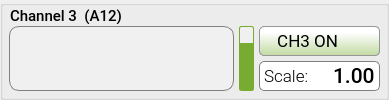
           <widget class="QGroupBox" name="groupBox_ch3">
            <property name="minimumSize">
             <size>
              <width>370</width>
              <height>100</height>
             </size>
            </property>
            <property name="maximumSize">
             <size>
              <width>16777215</width>
              <height>100</height>
             </size>
            </property>
            <property name="font">
             <font>
              <family>Roboto Medium</family>
              <pointsize>11</pointsize>
             </font>
            </property>
            <property name="styleSheet">
             <string notr="true">QGroupBox {background-color: rgb(200,200,200);border: 1px solid rgb(150,150,150); border-radius: 5px;  margin-top: 0.5em;}; 
</string>
            </property>
            <property name="title">
             <string/>
            </property>
            <widget class="QTextBrowser" name="textBrowser_ch3">
             <property name="enabled">
              <bool>true</bool>
             </property>
             <property name="geometry">
              <rect>
               <x>9</x>
               <y>26</y>
               <width>225</width>
               <height>65</height>
              </rect>
             </property>
             <property name="sizePolicy">
              <sizepolicy hsizetype="Preferred" vsizetype="Preferred">
               <horstretch>0</horstretch>
               <verstretch>0</verstretch>
              </sizepolicy>
             </property>
             <property name="maximumSize">
              <size>
               <width>225</width>
               <height>65</height>
              </size>
             </property>
             <property name="font">
              <font>
               <family>Roboto Mono Medium</family>
               <pointsize>30</pointsize>
               <weight>62</weight>
               <italic>false</italic>
               <bold>true</bold>
              </font>
             </property>
             <property name="cursor" stdset="0">
              <cursorShape>IBeamCursor</cursorShape>
             </property>
             <property name="styleSheet">
              <string notr="true">QTextBrowser {
	background-color: rgba(240,240,240, 1.0);border: 1px solid; border-radius:10px;
	text-align:center;font-family:'Roboto Mono Medium'; font-size:30pt; font-weight:500;
	border-color: gray;
}

QTextBrowser:disabled {
	color:gray;
	background-color: transparent;
	border: 1px solid gray; border-radius:10px;
	text-align:center;font-family:'Roboto Mono Medium'; font-size:30pt; font-weight:500;
}
</string>
             </property>
             <property name="html">
              <string>&lt;!DOCTYPE HTML PUBLIC &quot;-//W3C//DTD HTML 4.0//EN&quot; &quot;http://www.w3.org/TR/REC-html40/strict.dtd&quot;&gt;
&lt;html&gt;&lt;head&gt;&lt;meta name=&quot;qrichtext&quot; content=&quot;1&quot; /&gt;&lt;style type=&quot;text/css&quot;&gt;
p, li { white-space: pre-wrap; }
&lt;/style&gt;&lt;/head&gt;&lt;body style=&quot; font-family:'Roboto Mono Medium'; font-size:30pt; font-weight:496; font-style:normal;&quot;&gt;
&lt;p align=&quot;center&quot; style=&quot;-qt-paragraph-type:empty; margin-top:0px; margin-bottom:0px; margin-left:0px; margin-right:0px; -qt-block-indent:0; text-indent:0px;&quot;&gt;&lt;br /&gt;&lt;/p&gt;&lt;/body&gt;&lt;/html&gt;</string>
             </property>
            </widget>
            <widget class="QDoubleSpinBox" name="doubleSpinBox_gain3">
             <property name="enabled">
              <bool>true</bool>
             </property>
             <property name="geometry">
              <rect>
               <x>259</x>
               <y>61</y>
               <width>121</width>
               <height>30</height>
              </rect>
             </property>
             <property name="minimumSize">
              <size>
               <width>121</width>
               <height>0</height>
              </size>
             </property>
             <property name="maximumSize">
              <size>
               <width>120</width>
               <height>16777215</height>
              </size>
             </property>
             <property name="styleSheet">
              <string notr="true">QDoubleSpinBox { background-color: rgba(255,255,255, 1.0);border: 1px solid gray; border-radius:5px;
				   text-align:right;font-family:'Roboto Mono Medium','Roboto'; font-size:16pt; font-weight:500;  }

QDoubleSpinBox::up-button { height:22px; width: 30px; border: 0px;
									 image: url(:/main/img/arrow_up4.png); }

QDoubleSpinBox::down-button { height:22px; width: 30px; border: 0px;
										  image: url(:/main/img/arrow_down4.png); }

QDoubleSpinBox::up-button:hover { 
	image: url(:/main/img/arrow_up4b.png);
}

QDoubleSpinBox::down-button:hover {
	image: url(:/main/img/arrow_down4b.png);
 }

QDoubleSpinBox:disabled { background-color: rgba(240,240,240, 1.0); border: 1px transparent; border-radius:5px;
                                          text-align:right;font-family:'Roboto Mono Medium','Roboto'; font-size:16pt; font-weight:500; }

QDoubleSpinBox::up-button:disabled { height:22px; width: 30px; border: 0px; image: url(:/main/img/arrow_up2.png); }

QDoubleSpinBox::down-button:disabled { height:22px; width: 30px; border: 0px; image: url(:/main/img/arrow_down2.png); }
</string>
             </property>
             <property name="wrapping">
              <bool>false</bool>
             </property>
             <property name="frame">
              <bool>true</bool>
             </property>
             <property name="alignment">
              <set>Qt::AlignRight|Qt::AlignTrailing|Qt::AlignVCenter</set>
             </property>
             <property name="buttonSymbols">
              <enum>QAbstractSpinBox::NoButtons</enum>
             </property>
             <property name="accelerated">
              <bool>false</bool>
             </property>
             <property name="keyboardTracking">
              <bool>false</bool>
             </property>
             <property name="showGroupSeparator" stdset="0">
              <bool>false</bool>
             </property>
             <property name="prefix">
              <string/>
             </property>
             <property name="decimals">
              <number>2</number>
             </property>
             <property name="minimum">
              <double>-9.900000000000000</double>
             </property>
             <property name="value">
              <double>1.000000000000000</double>
             </property>
            </widget>
            <widget class="QLabel" name="label_5">
             <property name="geometry">
              <rect>
               <x>264</x>
               <y>65</y>
               <width>45</width>
               <height>23</height>
              </rect>
             </property>
             <property name="font">
              <font>
               <family>Roboto Light</family>
               <pointsize>13</pointsize>
               <weight>50</weight>
               <bold>false</bold>
              </font>
             </property>
             <property name="text">
              <string>Scale:</string>
             </property>
            </widget>
            <widget class="QPushButton" name="pushButton_disable3">
             <property name="geometry">
              <rect>
               <x>259</x>
               <y>26</y>
               <width>121</width>
               <height>30</height>
              </rect>
             </property>
             <property name="font">
              <font>
               <family>Roboto</family>
               <pointsize>13</pointsize>
              </font>
             </property>
             <property name="styleSheet">
              <string notr="true">QPushButton {
	padding: 0.2em 0.2em 0.3em 0.2em;
	border: 1px solid rgb(150, 150, 150);
	border-radius: 5px;
	color: black;
	background: qlineargradient(x1:0, y1:0, x2:0, y2:2, stop:0 #FFFFFF, stop:0.1 #FFFFFF, stop:1 #77AC30);
	text-align:left;
	padding-left:13px;
}

QPushButton:hover:!pressed {
	border: 1px solid rgb(150, 150, 150);
	border-radius: 5px;
	color: #256552;
	background: qlineargradient(x1:0, y1:0, x2:0, y2:2, stop:0 #FFFFFF, stop:0.1 #FFFFFF, stop:1 #C3F384);
}

QPushButton:pressed {
	border: 2px solid rgb(150, 150, 150);
	border-radius: 5px;
	background: #FFFFFF;
	color: #2f836a;
}

QPushButton:disabled {
	border: 1px solid rgb(180, 180, 180);
	color: gray;
	background: qlineargradient(x1:0, y1:0, x2:0, y2:2, stop:0 #CCCCCC, stop:0.1 #EEEEEE, stop:1 #BBBBBB);
}</string>
             </property>
             <property name="text">
              <string> CH3 ON  </string>
             </property>
             <property name="icon">
              <iconset resource="../../resources/resources.qrc">
               <normaloff>:/main/img/power-on_ch3.png</normaloff>:/main/img/power-on_ch3.png</iconset>
             </property>
             <property name="iconSize">
              <size>
               <width>23</width>
               <height>22</height>
              </size>
             </property>
            </widget>
            <widget class="QPushButton" name="pushButton_enable3">
             <property name="geometry">
              <rect>
               <x>259</x>
               <y>26</y>
               <width>121</width>
               <height>30</height>
              </rect>
             </property>
             <property name="font">
              <font>
               <family>Roboto</family>
               <pointsize>13</pointsize>
              </font>
             </property>
             <property name="styleSheet">
              <string notr="true">QPushButton {
	padding: 0.2em 0.2em 0.3em 0.2em;
	border: 1px solid rgb(150, 150, 150);
	border-radius: 5px;
	color: black;
	background: qlineargradient(x1:0, y1:0, x2:0, y2:2, stop:0 #FFFFFF, stop:0.1 #FFFFFF, stop:1 #7B7B7B);
	text-align:left;
	padding-left:13px;
}

QPushButton:hover:!pressed {
	border: 1px solid rgb(150, 150, 150);
	border-radius: 5px;
	color: #256552;
	background: qlineargradient(x1:0, y1:0, x2:0, y2:2, stop:0 #FFFFFF, stop:0.1 #FFFFFF, stop:1 #AAAAAA);
}

QPushButton:pressed {
	border: 2px solid rgb(150, 150, 150);
	border-radius: 5px;
	background: #FFFFFF;
	color: #2f836a;
}

QPushButton:disabled {
	border: 1px solid rgb(180, 180, 180);
	color: gray;
	background: qlineargradient(x1:0, y1:0, x2:0, y2:2, stop:0 #CCCCCC, stop:0.1 #EEEEEE, stop:1 #BBBBBB);
}</string>
             </property>
             <property name="text">
              <string> CH3 OFF</string>
             </property>
             <property name="icon">
              <iconset resource="../../resources/resources.qrc">
               <normaloff>:/main/img/power-off-gray2.png</normaloff>:/main/img/power-off-gray2.png</iconset>
             </property>
             <property name="iconSize">
              <size>
               <width>23</width>
               <height>22</height>
              </size>
             </property>
            </widget>
            <widget class="QLabel" name="label_ch3">
             <property name="geometry">
              <rect>
               <x>10</x>
               <y>8</y>
               <width>221</width>
               <height>16</height>
              </rect>
             </property>
             <property name="font">
              <font>
               <family>Roboto Medium</family>
               <pointsize>11</pointsize>
              </font>
             </property>
             <property name="text">
              <string>Channel 3  (A12)</string>
             </property>
            </widget>
            <widget class="QProgressBar" name="progressBar_ch3">
             <property name="geometry">
              <rect>
               <x>239</x>
               <y>26</y>
               <width>15</width>
               <height>65</height>
              </rect>
             </property>
             <property name="styleSheet">
              <string notr="true"> QProgressBar {
     border: 1px solid;
     border-color: #77AC30;
     border-radius: 2px;
     background-color:  rgb(240,240,240);
 }

QProgressBar::chunk {
     background-color: #77AC30;
 }

QProgressBar::chunk:disabled {
	background-color: gray;
 }

QProgressBar:disabled {
    border-color: gray;
	background-color:  rgb(210,210,210);
 }</string>
             </property>
             <property name="value">
              <number>75</number>
             </property>
             <property name="textVisible">
              <bool>false</bool>
             </property>
             <property name="orientation">
              <enum>Qt::Vertical</enum>
             </property>
            </widget>
            <zorder>textBrowser_ch3</zorder>
            <zorder>doubleSpinBox_gain3</zorder>
            <zorder>label_5</zorder>
            <zorder>label_ch3</zorder>
            <zorder>progressBar_ch3</zorder>
            <zorder>pushButton_enable3</zorder>
            <zorder>pushButton_disable3</zorder>
           </widget>
